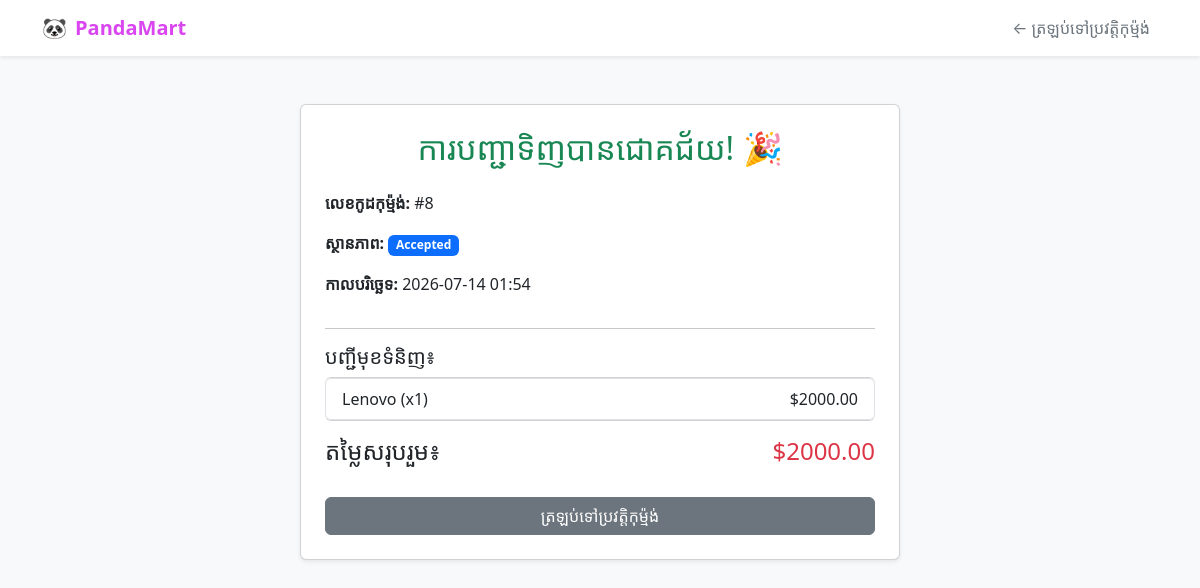
The page /order/8/ (signed in) on the database its author committed.
### adminsystem/models.py (models this page shows, shortened)
class Order(models.Model):
    STATUS_CHOICES = (
        ('Pending', 'Pending'),
        ('Completed', 'Completed'),
        ('Cancelled', 'Cancelled'),
    )
    user = models.ForeignKey(User, on_delete=models.CASCADE, null=True, blank=True)
    total_price = models.DecimalField(max_digits=10, decimal_places=2, default=0.00)
    status = models.CharField(max_length=20, choices=STATUS_CHOICES, default='Pending')
    created_at = models.DateTimeField(auto_now_add=True)

class OrderItem(models.Model):
    order = models.ForeignKey(Order, on_delete=models.CASCADE, related_name='items')
    product = models.ForeignKey(Product, on_delete=models.CASCADE)
    quantity = models.PositiveIntegerField(default=1)
    price = models.DecimalField(max_digits=10, decimal_places=2) # រក្សាទុកតម្លៃផលិតផលនាពេលបញ្ជាទិញ

class Product(models.Model):
    shop = models.ForeignKey(Shop, on_delete=models.CASCADE)
    name = models.CharField(max_length=200)
    price = models.DecimalField(max_digits=10, decimal_places=2)

### adminsystem/views.py (the view)
# urls.py: path('order/<int:order_id>/', views.order_detail, name='order_detail'),
@login_required(login_url='login')
def order_detail(request, order_id):
    order = get_object_or_404(Order, id=order_id, user=request.user)
    return render(request, 'order_detail.html', {
        'order': order
    })

### adminsystem/views.py (called while the page is built)
def active_orders_count(request):
    if request.user.is_authenticated:
        count = Order.objects.filter(
            user=request.user,
            status__in=['Pending', 'Accepted']
        ).count()
        return {'active_orders_count': count}
    return {'active_orders_count': 0}

### adminsystem/templates/order_detail.html (shortened to what this page needs)
<!DOCTYPE html>
<html lang="en">
<head>
    <link rel="stylesheet" href="https://cdn.jsdelivr.net/npm/bootstrap@5.3.0/dist/css/bootstrap.min.css">
</head>
<body class="bg-light">
<nav class="navbar navbar-expand-lg navbar-light bg-white shadow-sm mb-4">
    <div class="container">
        <a class="navbar-brand font-weight-bold text-danger d-flex align-items-center gap-2" href="{% url 'index' %}">
            🐼 <span style="color: #d946ef; font-weight: bold;">PandaMart</span>
        </a>
        <div class="navbar-nav ms-auto">
            <a class="nav-link text-secondary" href="{% url 'my_orders' %}">← ត្រឡប់ទៅប្រវត្តិកុម្ម៉ង់</a>
        </div>
    </div>
</nav>
<div class="container mt-5">
    <div class="card p-4 shadow-sm mx-auto" style="max-width: 600px;">
        <h2 class="text-success text-center mb-4">ការបញ្ជាទិញបានជោគជ័យ! 🎉</h2>
        <p><strong>លេខកូដកុម្ម៉ង់:</strong> #{{ order.id }}</p>
        <p><strong>ស្ថានភាព:</strong>
            <span class="badge {% if order.status == 'Pending' %} bg-warning text-dark {% elif order.status == 'Accepted' %} bg-primary {% elif order.status == 'Completed' %} bg-success {% endif %}">
                {{ order.status }}
            </span>
        </p>
        <p><strong>កាលបរិច្ឆេទ:</strong> {{ order.created_at|date:"Y-m-d H:i" }}</p>
        <hr>
        <h5>បញ្ជីមុខទំនិញ៖</h5>
        <ul class="list-group mb-3">
            {% for item in order.items.all %}
            <li class="list-group-item d-flex justify-content-between align-items-center">
                {{ item.product.name }} (x{{ item.quantity }})
                <span>${{ item.price }}</span>
            </li>
            {% endfor %}
        </ul>
        <div class="d-flex justify-content-between align-items-center">
            <h4>តម្លៃសរុបរួម៖</h4>
            <h4 class="text-danger">${{ order.total_price }}</h4>
        </div>
        <a href="{% url 'my_orders' %}" class="btn btn-secondary mt-4 w-100">ត្រឡប់ទៅប្រវត្តិកុម្ម៉ង់</a>
    </div>
</div>
</body>
</html>

### rows shown on the page
Order: id "8", status "Accepted", created_at "2026-07-14 01:54", total_price "2000.00"
OrderItem: product.name "Lenovo", quantity "1", price "2000.00"
